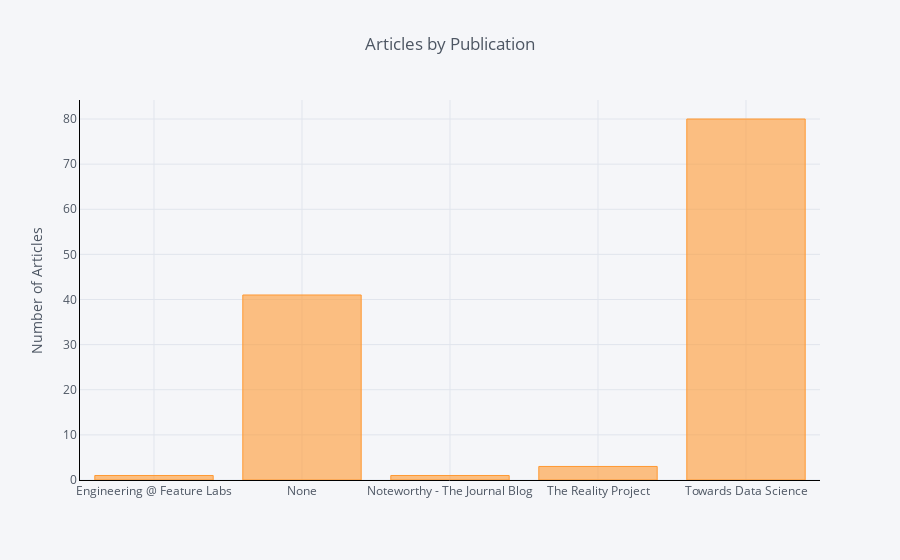

Source (notebook cell):
### Markdown cell above
For a bar plot, we need to apply some sort of aggregation function and then plot. For example, we can show the `count` of articles in each publication with the following.

### Code cell
df.groupby('publication').count()['fans'].iplot(
    kind='bar', yTitle='Number of Articles', linecolor='black', title='Articles by Publication')

### Figure 1 — Plotly figure (JSON) as saved in the notebook; plotly's stock layout.template omitted (floating-point values rounded to 4 significant figures)
{"data": [{"marker": {"color": "rgba(255, 153, 51, 0.6)", "line": {"color": "rgba(255, 153, 51, 1.0)", "width": 1}}, "name": "fans", "orientation": "v", "text": "", "type": "bar", "uid": "127b77d8-1c9d-41d6-97f3-b3895c9a3e1a", "x": ["Engineering @ Feature Labs", "None", "Noteworthy - The Journal Blog", "The Reality Project", "Towards Data Science"], "y": [1, 41, 1, 3, 80]}], "layout": {"legend": {"bgcolor": "#F5F6F9", "font": {"color": "#4D5663"}}, "paper_bgcolor": "#F5F6F9", "plot_bgcolor": "#F5F6F9", "title": {"font": {"color": "#4D5663"}, "text": "Articles by Publication"}, "xaxis": {"gridcolor": "#E1E5ED", "linecolor": "black", "showgrid": true, "tickfont": {"color": "#4D5663"}, "title": {"font": {"color": "#4D5663"}, "text": ""}, "zerolinecolor": "#E1E5ED"}, "yaxis": {"gridcolor": "#E1E5ED", "linecolor": "black", "showgrid": true, "tickfont": {"color": "#4D5663"}, "title": {"font": {"color": "#4D5663"}, "text": "Number of Articles"}, "zerolinecolor": "#E1E5ED"}}}
